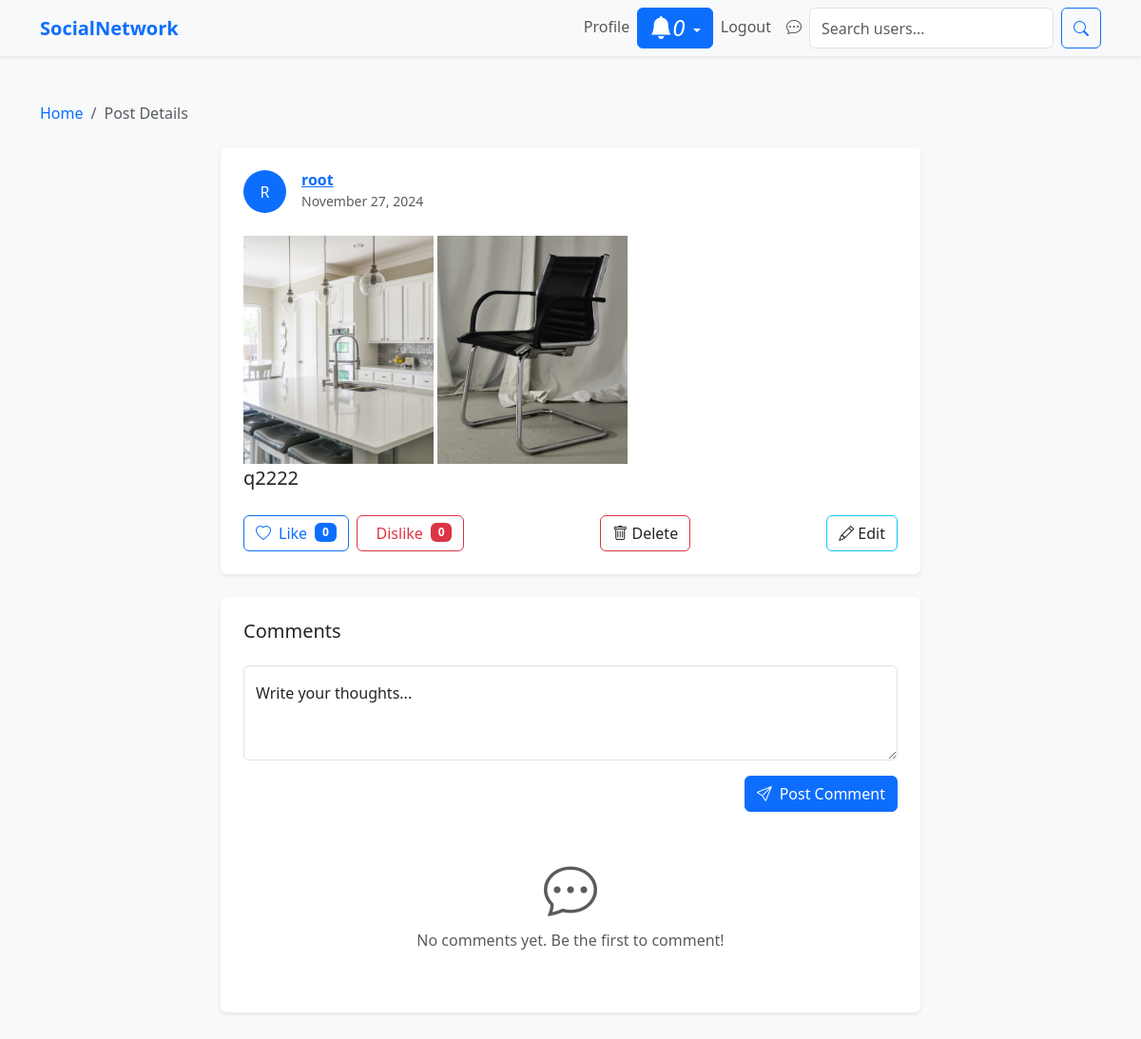
The app's page /social/post/72/ (signed in) with its own data.
### social/models.py (models this page shows)
class Post(models.Model) :
    shared_body = models.TextField(blank=True, null=True)
    shared_user = models.ForeignKey(User, on_delete=models.CASCADE, related_name="+", blank=True, null=True)
    shared_on = models.DateTimeField(default=timezone.now)
    body = models.TextField()
    image = models.ManyToManyField(Image, blank=True)
    created_on = models.DateTimeField(default=timezone.now)
    author = models.ForeignKey(User, on_delete=models.CASCADE)
    likes = models.ManyToManyField(User, blank=True, related_name='likes')
    dislikes = models.ManyToManyField(User, blank=True, related_name='dislikes')
    class Meta:
        ordering = ['-created_on', '-shared_on']

class Image(models.Model):
    image = models.ImageField(upload_to='uploads/post_pictures'  ,blank=True, null=True)

### social/views.py (the view)
# urls.py: path('post/<int:pk>/', PostDetailView.as_view(), name='post-detail'),
class PostDetailView(LoginRequiredMixin, DetailView):
    model = Post
    context_object_name = 'post'
    template_name = 'social/post_detail.html'
    def get_object(self, queryset=None):
        current_post = Post.objects.get(pk=self.kwargs['pk'])
        return current_post
    def get_context_data(self, **kwargs):
        context = super().get_context_data(**kwargs)
        context['title'] = 'Post detail'
        context['comments'] = Comment.objects.filter(post=self.object)
        context['post'] = self.get_object()
        return context

### social/templates/social/post_detail.html (shortened to what this page needs)
{% extends 'landing/base.html' %}
{% block content %}
<div class="container-fluid py-5 bg-light">
    <div class="container">
        <nav aria-label="breadcrumb" class="mb-4">
            <ol class="breadcrumb">
                <li class="breadcrumb-item"><a href="{% url 'social:post-list' %}" class="text-decoration-none">Home</a></li>
                <li class="breadcrumb-item active" aria-current="page">Post Details</li>
            </ol>
        </nav>
        <div class="row justify-content-center">
            <div class="col-lg-8 col-md-10">
                <div class="card shadow-sm border-0 mb-4">
                    <div class="card-body p-4">
                        <div class="d-flex align-items-center mb-4">
                            <div class="avatar-placeholder bg-primary rounded-circle me-3" style="width: 45px; height: 45px;">
                                <span class="text-white d-flex align-items-center justify-content-center h-100">
                                    {{ post.author.username|first|upper }}
                                </span>
                            </div>
                            <div>
                                <h6 class="mb-0 fw-bold">
                                    <a class="" href=" {% url "social:profile-detail" post.author.pk %} ">
                                        {{ post.author }}
                                    </a>
                                </h6>
                                <small class="text-muted">{{ post.created_on|date:"F d, Y" }}</small>
                            </div>
                        </div>
                        <div class="post-content mb-4">
                            {% if post.image.count > 0 %}
                                {% for img in post.image.all %}
                                  <img src="{{img.image.url}}" style=" max-width: 200px; " alt="">
                                {% endfor %}
                            {% endif %}
                            <p class="lead mb-0">{{ post.body }}</p>
                        </div>
                        <div class="d-flex gap-2">
                            <form action="{% url 'social:post-like' post.pk %}" method="POST">
                                <button type="submit" class="btn btn-outline-primary d-flex align-items-center gap-2">
                                    <i class="bi bi-heart{% if request.user in post.likes.all %}-fill{% endif %}"></i>
                                    <span>Like</span>
                                    <span class="badge bg-primary">{{ post.likes.count }}</span>
                                </button>
                            </form>
                            <form action="{% url 'social:post-dislike' post.pk %}" method="POST">
                                <button type="submit" class="btn btn-outline-danger d-flex align-items-center gap-2">
                                    <span>Dislike</span>
                                    <span class="badge bg-danger">{{ post.dislikes.count }}</span>
                                </button>
                            </form>
                            {% if request.user == post.author %}
                                <button class="btn btn-outline-danger d-flex align-items-center gap-2 ms-auto">
                                    <a href="{% url 'social:post-delete' post.pk %}" class="text-decoration-none text-dark">
                                        <i class="bi bi-trash"></i>
                                        <span>Delete</span>
                                    </a>
                                </button>
                                <button class="btn btn-outline-info d-flex align-items-center gap-2 ms-auto">
                                    <a href="{% url 'social:post-edit' post.pk %}" class="text-decoration-none text-dark ">
                                    <i class="bi bi-pencil"></i>
                                    <span>Edit</span>
                                    </a>
                                </button>
                            {% endif %}
                        </div>
                    </div>
                </div>
                <div class="card shadow-sm border-0">
                    <div class="card-body p-4">
                        <h5 class="card-title mb-4">Comments</h5>
                        <form method="POST" action="{% url 'social:comment-create' post.pk %}" class="mb-4">
                            <div class="form-floating mb-3">
                                <textarea class="form-control" placeholder="Leave a comment" name="comment" id="id_comment" style="height: 100px"></textarea>
                                <label>Write your thoughts...</label>
                            </div>
                            <div class="d-flex justify-content-end">
                                <button type="submit" class="btn btn-primary">
                                    <i class="bi bi-send me-2"></i>Post Comment
                                </button>
                            </div>
                        </form>
                        {% if comments %}
                            <div class="comments-list">
                                {% for comment in comments %}
                                {% if not comment.parent %}
                                    <div class="comment-item border-bottom pb-3 mb-3">
                                        <div class="d-flex align-items-start gap-2">
                                            <div class="flex-shrink-0">
                                                <img src="{{comment.author.profile.picture.url}}" width='30' height='30' class="rounded-circle" alt="User avatar">
                                            </div>
                                            <div class="flex-grow-1">
                                                <div class="d-flex justify-content-between align-items-center mb-1">
                                                    <h6 class="mb-0 fw-bold">{{ comment.author }}</h6>
                                                    <small class="text-muted">{{ comment.created_on|timesince }} ago</small>
                                                </div>
                                                <p class="mb-1">{{ comment.comment }}</p>
                                                <div class="d-flex gap-2">
                                                    <button class="btn btn-sm btn-outline-primary" data-bs-toggle="collapse" data-bs-target="#reply-{{comment.pk}}" aria-expanded="false" aria-controls="reply-{{comment.pk}}">
                                                        <i class="bi bi-reply"></i> Reply
                                                    </button>
                                                    <div class="collapse" id="reply-{{comment.pk}}">
                                                        <form method="POST" action="{% url 'social:comment-reply' post.pk comment.pk %}" class="mt-3">
                                                            {% csrf_token %}
                                                            <div class="form-floating mb-3">
                                                                <textarea class="form-control" placeholder="Leave a reply" name="comment" id="id_comment" style="height: 100px"></textarea>
                                                                <label>Write your reply...</label>
                                                            </div>
                                                            <div class="d-flex justify-content-end">
                                                                <button type="submit" class="btn btn-primary">
                                                                    <i class="bi bi-send me-2"></i>Post Reply
                                                                </button>
                                                            </div>
                                                        </form>
                                                    </div>
                                                    <form action="{% url 'social:comment-like' post.pk comment.pk %}" method="post">
                                                         {% csrf_token %}
                                                         <button type="submit" class="btn btn-sm btn-outline-primary">
                                                            <i class="bi bi-hand-thumbs-up"> {{comment.likes.count}} </i>
                                                        </button>
                                                    </form>
                                                    <form action=" {% url "social:comment-dislike" post.pk comment.pk %} " method="post">
                                                        {%csrf_token%}
                                                        <button type="submit" class="btn btn-sm btn-outline-danger">
                                                            <i class="bi bi-hand-thumbs-down"> {{comment.dislikes.count}} </i>
                                                        </button>
                                                    </form>
                                                    {% if request.user == comment.author %}
                                                        <form action="{% url 'social:comment-delete' post.pk comment.pk %}" method="POST">
                                                            {% csrf_token %}
                                                            <button class="btn btn-sm btn-outline-danger">
                                                                <i class="bi bi-trash"></i> Delete
                                                            </button>
                                                        </form>
                                                    {% endif %}
                                                </div>
                                            </div>
                                        </div>
                                    </div>
                                    {% endif %}
                                    {% for child_comment in comment.get_replies %}
                                        <div class="comment-item border-bottom pb-3 mb-3 ms-5">
                                            <div class="d-flex align-items-start gap-2">
                                                <div class="flex-shrink-0">
                                                    <img src="{{child_comment.author.profile.picture.url}}" width='30' height='30' class="rounded-circle" alt="User avatar">
                                                </div>
                                                <div class="flex-grow-1">
                                                    <div class="d-flex justify-content-between align-items-center mb-1">
                                                        <h6 class="mb-0 fw-bold">{{ child_comment.author }}</h6>
                                                        <small class="text-muted">{{ child_comment.created_on|timesince }} ago</small>
                                                    </div>
                                                    <p class="mb-1">{{ child_comment.comment }}</p>
                                                    <div class="d-flex gap-2">
                                                        <form action="{% url 'social:comment-like' post.pk child_comment.pk %}" method="post">
                                                            {% csrf_token %}
                                                            <button type="submit" class="btn btn-sm btn-outline-primary">
                                                                <i class="bi bi-hand-thumbs-up"> {{child_comment.likes.count}} </i>
                                                            </button>
                                                        </form>
                                                        <form action=" {% url "social:comment-dislike" post.pk child_comment.pk %} " method="post">
                                                            {%csrf_token%}
                                                            <button type="submit" class="btn btn-sm btn-outline-danger">
                                                                <i class="bi bi-hand-thumbs-down"> {{child_comment.dislikes.count}} </i>
                                                            </button>
                                                        </form>
                                                        {% if request.user == child_comment.author %}
                                                            <form action="{% url 'social:comment-delete' post.pk child_comment.pk %}" method="POST">
                                                                {% csrf_token %}
                                                                <button class="btn btn-sm btn-outline-danger">
                                                                    <i class="bi bi-trash"></i> Delete
                                                                </button>
                                                            </form>
                                                        {% endif %}
                                                    </div>
                                                </div>
                                            </div>
                                        </div>
                                    {% endfor %}
                                {% endfor %}
                            </div>
                        {% else %}
                            <div class="comments-list">
                                <div class="text-center text-muted py-4">
                                <i class="bi bi-chat-dots display-4"></i>
                                <p class="mt-2">No comments yet. Be the first to comment!</p>
                                </div>
                            </div>
                        {% endif %}
                    </div>
                </div>
            </div>
        </div>
    </div>
</div>
{% endblock %}

### records on screen
Post: author.username|first "R", author "root", created_on "November 27, 2024", body "q2222", likes.count "0", dislikes.count "0"
Image: image (picture)
Image: image (picture)

### other values on screen
{{ notifications.count }} "0"
